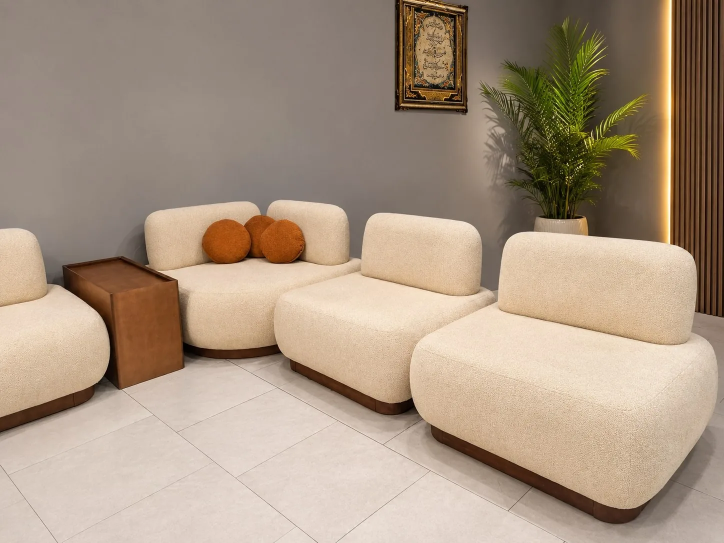
#> input picture images/product-1.webp, 1448 x 1086 px, found by its file name (shown at 1/2 size)
$ python inspect_grid.py
#> lines starting #> are read from the running program, lines starting #| are printed output that depends on the picture; after the words box and inside, x2 and y2 are one past the last pixel; in counts of white or black regions, pixels touching at a corner belong together
import numpy as np
from PIL import Image

orig = Image.open(r'c:\Users\Mahdi\Desktop\بببببب\images\product-1.webp').convert('RGB')
#> orig is the input picture: PIL image 1448x1086 RGB; mean R, G, B 169.2, 149.8, 130.4
orig_np = np.array(orig)

h, w, _ = orig_np.shape
#> h = 1086; w = 1448
print(f"Image shape: {h}x{w}")
#| Image shape: 1086x1448

# Let's inspect the bounding box of the brown table
# We can find where the brown table is by checking RGB values or visual grid
# Let's save a grid overlay of the left region [x: 0..650, y: 250..950] with coordinate markers!

crop = orig_np[250:950, 0:650].copy()
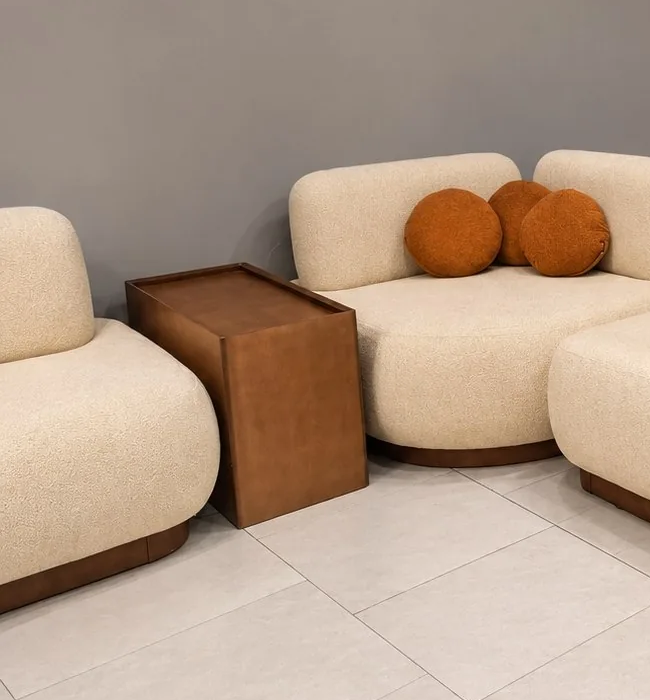
#> crop: shape (700, 650, 3); mean R, G, B 177.1, 154.4, 135.6
# Draw grid every 50 pixels
for y in range(0, crop.shape[0], 50):
    crop[y, :, :] = [255, 0, 0]
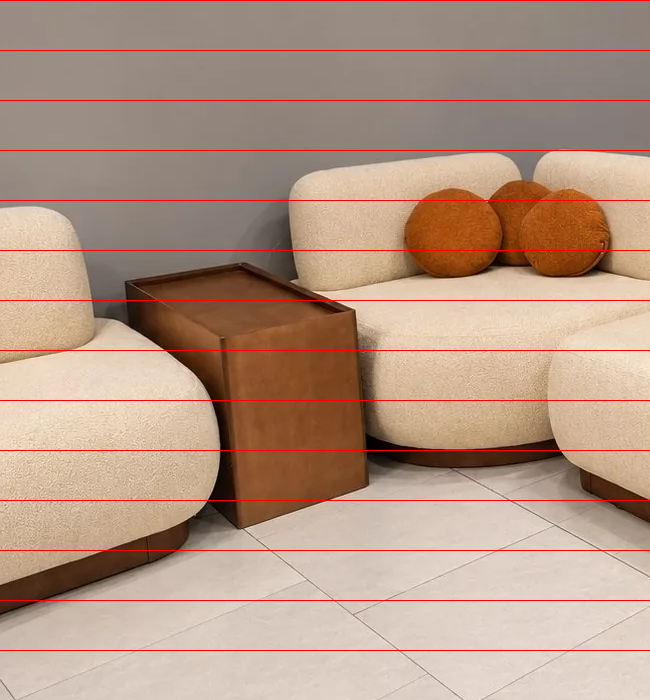
#> crop: shape (700, 650, 3); 2% of pixels changed, all inside (x1, y1, x2, y2) = (0, 0, 650, 651)
for x in range(0, crop.shape[1], 50):
    crop[:, x, :] = [255, 0, 0]
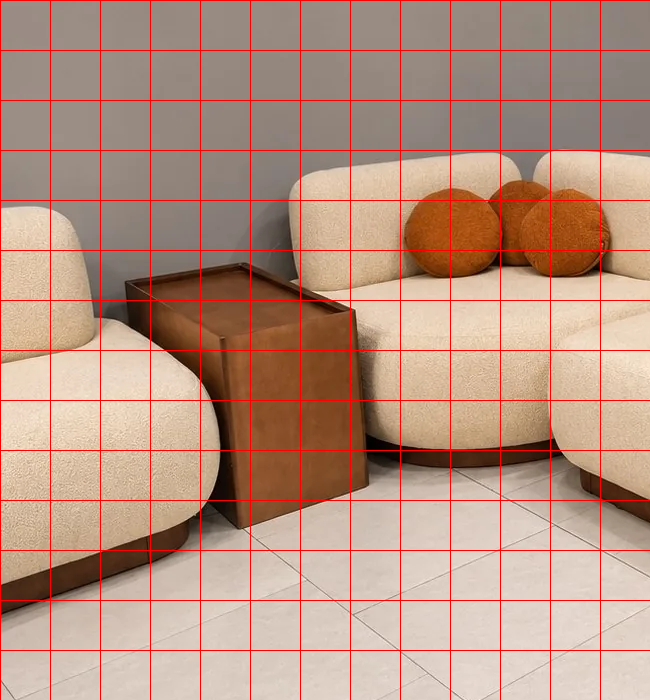
#> crop: shape (700, 650, 3); 1.96% of pixels changed, all inside (x1, y1, x2, y2) = (0, 1, 601, 700)

# Add labels using PIL
grid_img = Image.fromarray(crop)
grid_img.save(r'c:\Users\Mahdi\Desktop\بببببب\grid_left.png')
print("Grid saved as grid_left.png (x offset: 0, y offset: 250)")
